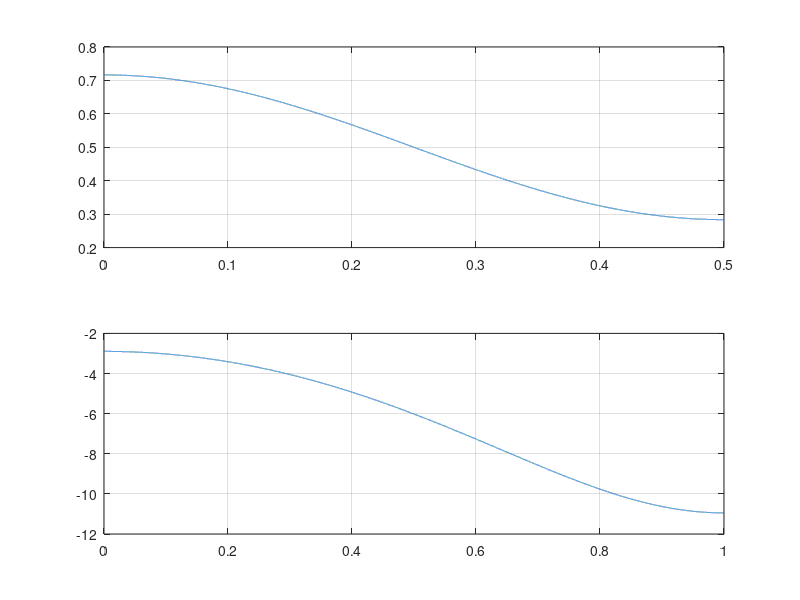

Write MATLAB code to recreate this figure.
%FIR Low Pass Filter Design Using Window Method%
clc;
clear all;
N=input("Enter the number of taps: "); %Defining number of taps(samples in the window function) from user input
n=0:(N-1); %right shifting the samples
Wr=blackman(N); %command for blackman window function(can be different for other window functions)
w=0:0.0001:pi; %defining the angular frequency along with number of points
wc=0.5*pi; %defining the cutoff frequency
a=(N-1)/2; %first variable used to ignore 0/0 result%
b=0.0001; %second variable used to ignore 0/0 result%
hd=sin((n-a+b)*wc)./((n-a+b)*pi); %low pass filter equation along with the adjusting variables
hd1=hd.*Wr'; %getting the actual equation of the filter according to the window function procedure
y=freqz(hd1,1,w); %getting the frequency response
subplot(2,1,1);
plot(w/(2*pi),abs(y));% plotting the frequency response
grid on;
subplot(2,1,2);
plot(w/pi,20.*log10(abs(y))); %plotting the frequency response in log scale
grid on;
